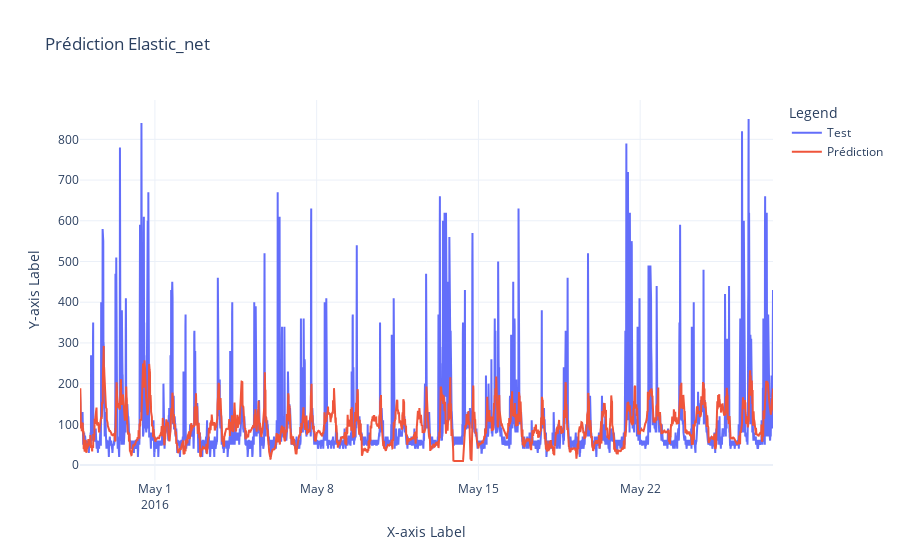

This figure's notebook cell:
### Code cell
plot_online_model(model="Elastic_net",l1_ratio=0.8163265306122448,alpha=0.09102981779915217)

### Figure 1 — Plotly figure (JSON) as saved in the notebook; plotly's stock layout.template omitted (floating-point values rounded to 4 significant figures; data arrays with more than 128 entries replaced by an {"elided": "..."} marker saying what was removed)
{"data": [{"mode": "lines", "name": "Test", "type": "scatter", "x": {"elided": "4320 str values"}, "y": {"elided": "4320 int values"}}, {"mode": "lines", "name": "Prédiction", "type": "scatter", "x": {"elided": "4320 str values"}, "y": {"elided": "4320 float values"}}], "layout": {"legend": {"title": {"text": "Legend"}}, "title": {"text": "Prédiction Elastic_net"}, "xaxis": {"title": {"text": "X-axis Label"}}, "yaxis": {"title": {"text": "Y-axis Label"}}}}
